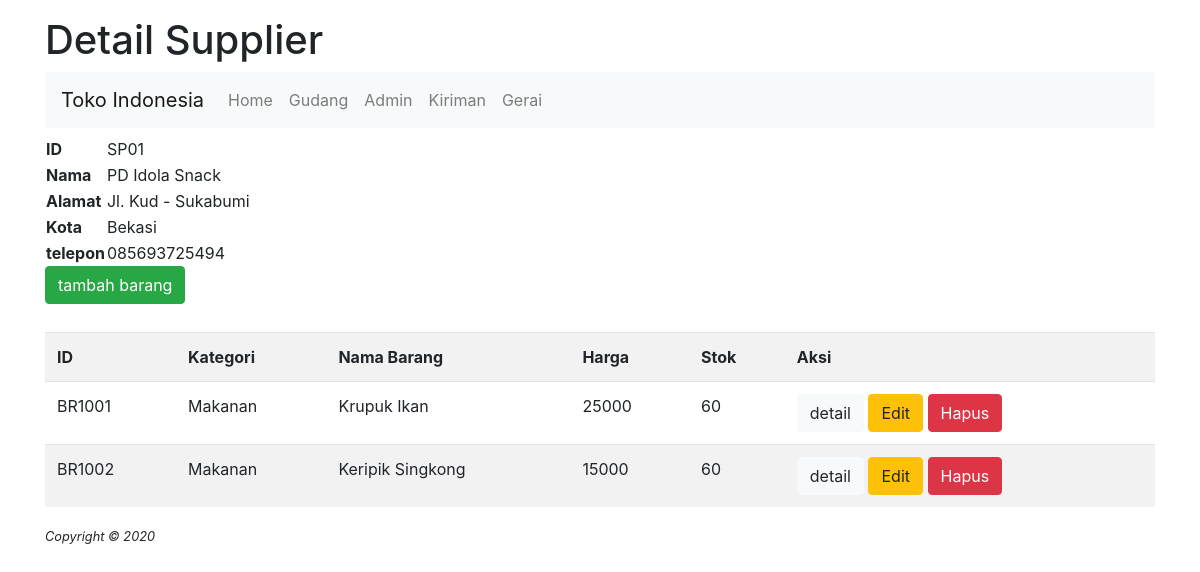
Page /admin/detail.php?id=SP01 on the committed database.
### tables this page shows
CREATE TABLE `supplier` (
  `id` varchar(25) NOT NULL,
  `nama` varchar(75) NOT NULL,
  `alamat` text NOT NULL,
  `kota` varchar(25) NOT NULL,
  `telepon` varchar(12) NOT NULL
);

CREATE TABLE `barang` (
  `id` varchar(25) NOT NULL,
  `kategori` varchar(50) NOT NULL,
  `nama_barang` varchar(75) NOT NULL,
  `harga` int(11) NOT NULL,
  `stok` int(11) NOT NULL,
  `supplier_id` varchar(25) NOT NULL
);

### konfigurasi/function.php (called while the page is built, shortened)
<?php
function execute_query($con, $query) {
    $result = mysqli_query($con, $query) or die(mysqli_error($con));
    return $result;
}

### admin/detail.php (the view, shortened to what this page needs)
<?php
include '../fragment/header.php';
include '../konfigurasi/function.php';
?>
    <header>
        <h1>Detail Supplier</h1>
    </header>
        <?php include '../fragment/menu.php' ?>
    <main>
        <?php
        if (isset($_GET['id'])) {
            $con = connect_db();
            $id = $_GET['id'];
            $query = "SELECT * FROM supplier WHERE id='$id'";
            $result = execute_query($con, $query);
            $data = mysqli_fetch_array($result);
            ?>
        <table>
             <tr>
                <th>ID</th>
                <td><?= $data['id'] ?></td>
            </tr>
            <tr>
                <th>Nama</th>
                <td><?= $data['nama'] ?></td>
            </tr>
            <tr>
                <th>Alamat</th>
                <td><?= $data['alamat'] ?></td>
            </tr>
            <tr>
                <th>Kota</th>
                <td><?= $data['kota'] ?></td>
            </tr>
            <tr>
                <th>telepon</th>
                <td><?= $data['telepon'] ?></td>
            </tr>
        </table>
    <h3><a class="btn btn-success" role="button" href="../barang/tambah.php?id=<?= $data['id'] ?>" style="margin-bottom: 20px">tambah barang</a></h3>
    <table class="table table-striped">
        <tr>
            <th>ID</th>
            <th>Kategori</th>
            <th>Nama Barang</th>
            <th>Harga</th>
            <th>Stok</th>
            <th>Aksi</th>
        </tr>
        <?php
        $con = connect_db();
        $query = "SELECT * FROM barang where supplier_id = '$id'";
        $result = execute_query($con, $query);
        while ($barang = mysqli_fetch_array($result)) {
            ?>
            <tr>
                <td><?= $barang['id'] ?></td>
                <td><?= $barang['kategori'] ?></td>
                <td><?= $barang['nama_barang'] ?></td>
                <td><?= $barang['harga'] ?></td>
                <td><?= $barang['stok'] ?></td>
                <td>
                    <a class="btn btn-light" role="button" href="../barang/detail.php?id=<?= $barang['id'] ?>">
                        detail</a>
                    <a class="btn btn-warning" role="button" href="../barang/edit.php?id=<?= $barang['id'] ?>">
                        Edit</a>
                    <a  class="btn btn-danger" role="button" onclick="return confirm('akan menghapus data?')"
                       href="../barang/hapus.php?id=<?= $barang['id'] ?>">
                        Hapus</a>
                </td>
            </tr>
            <?php
        }
        ?>
    </table>
        <?php
        }else{
            header("location:index.php");
        }
        ?>
    </main>
    <?php include '../fragment/footer.php'; ?>

### rows in the picture
supplier: id "SP01", nama "PD Idola Snack", alamat "Jl. Kud - Sukabumi", kota "Bekasi", telepon "085693725494"
barang: id "BR1001", kategori "Makanan", nama_barang "Krupuk Ikan", harga "25000", stok "60"
barang: id "BR1002", kategori "Makanan", nama_barang "Keripik Singkong", harga "15000", stok "60"
